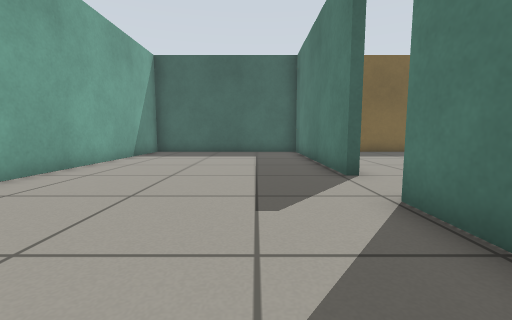
[1] (above)

21 first-person views from a walk through a Gazebo world. The camera is 0.5 m above the floor, tilts 6° down and sees 90° across. The floor is counted in squares, 0.5 m on a side. Each view is taken from the middle of a square. On the plan, view 1 faces up. The plan holds only what a view shows up to about 11 squares ahead; the rest is blank. The place goes on beyond the plan. Gazebo's built-in surfaces are drawn with simple patterns.

[2]
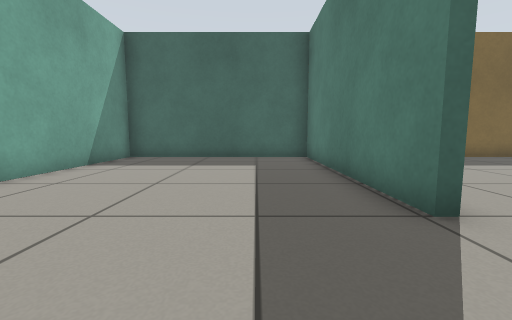

[3]
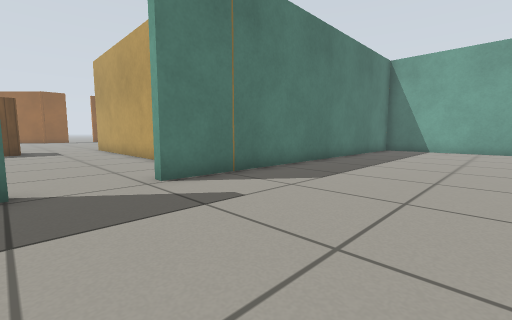

[4]
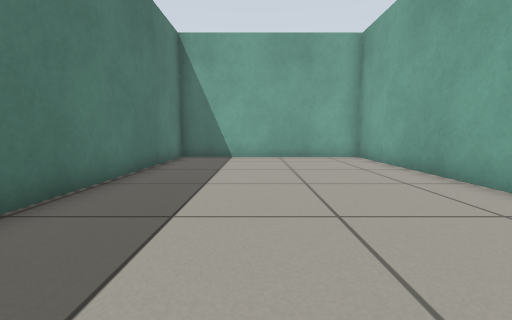

[5]
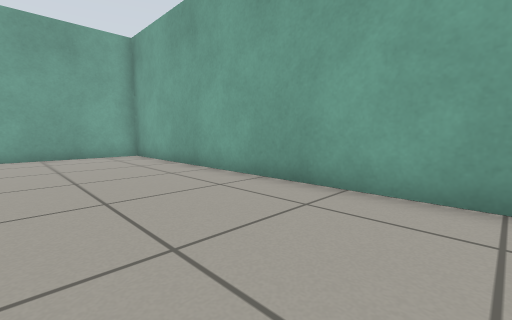

[6]
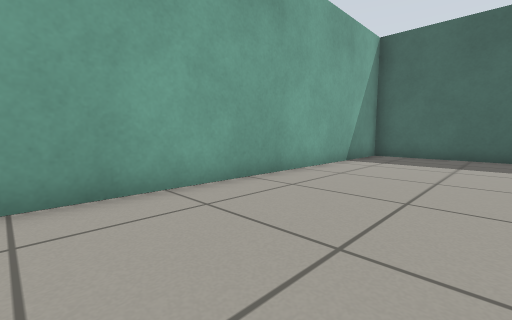

[7]
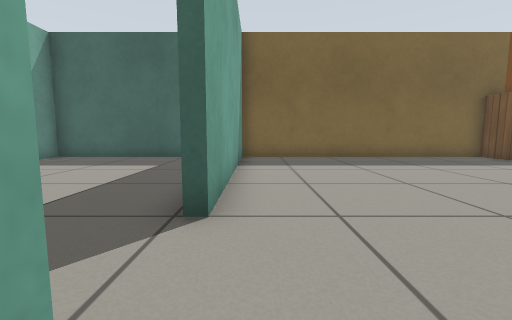

[8]
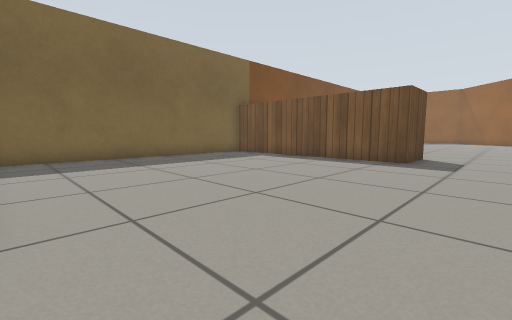

[9]
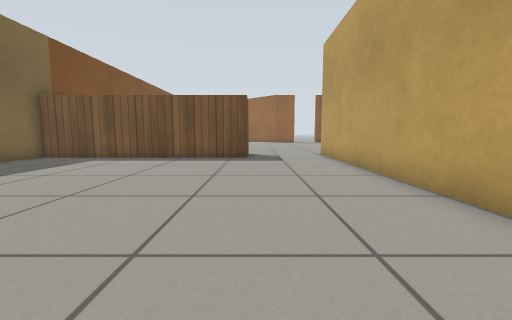

[10]
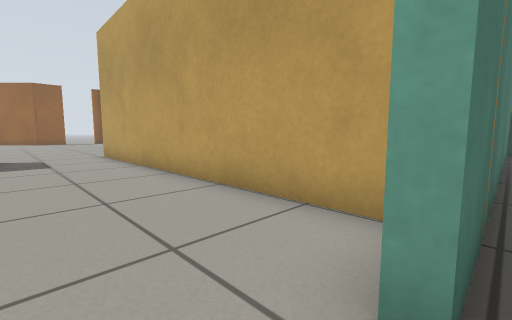

[11]
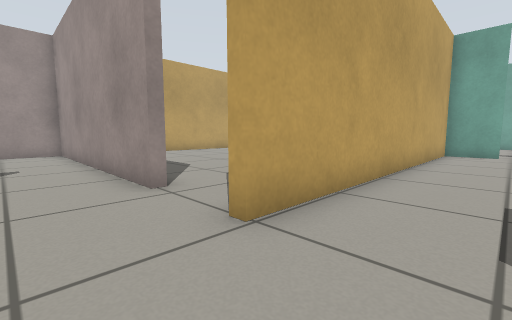

[12]
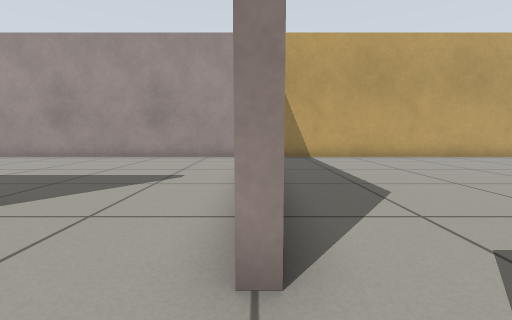

[13]
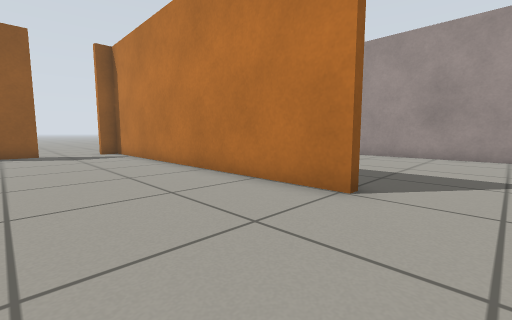

[14]
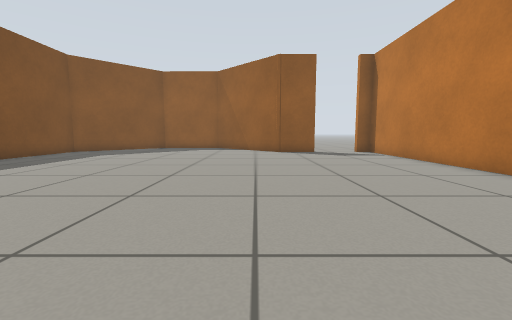

[15]
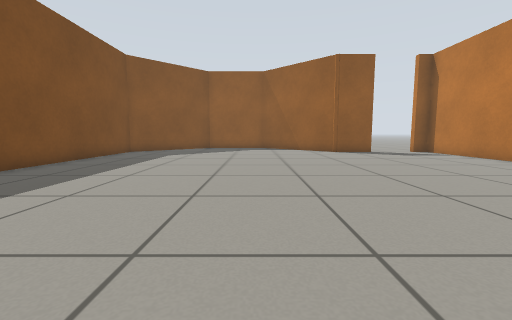

[16]
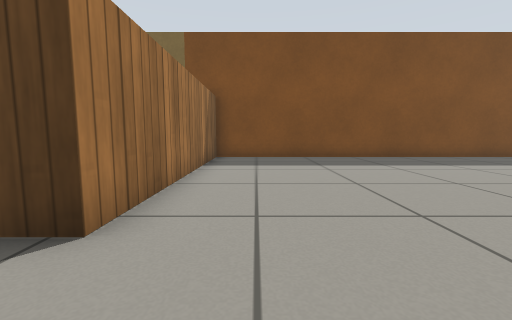

[17]
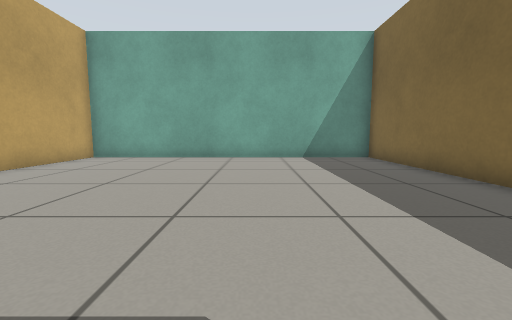

[18]
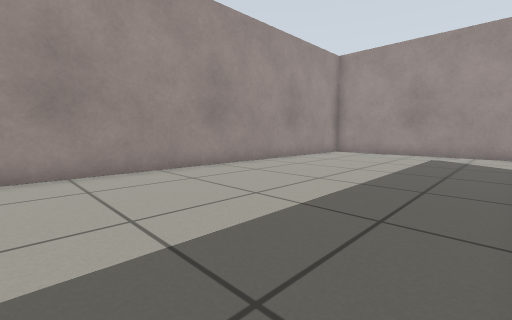

[19]
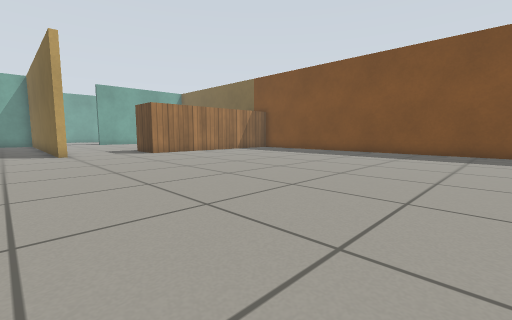

[20]
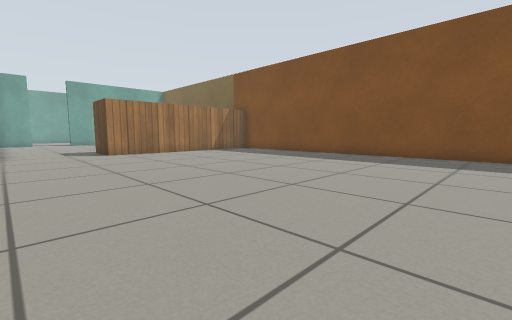

[21]
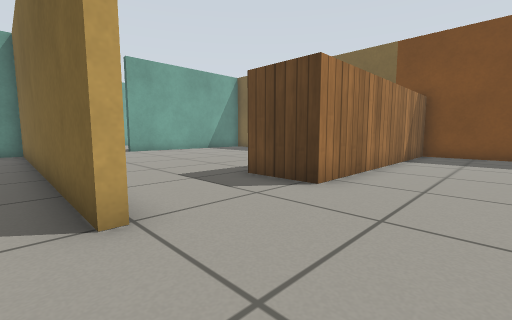

### Floor plan
Points are (right, up) in squares from view 1. A wall is a line through its corners. A room is listed if a view was taken in it or the views show most of it. See-through windows are left out.
Room 1 (views 1, 2, 3, 4, 5, 6, 9, 10)
walls: (2.1, 5.9) (2.1, 13.7) (-5.3, 13.7) (-5.3, -9.7) (2.1, -9.7) (2.1, 3.7)
ways out: opening at (2, 4.5) to room 2
Room 2 (views 7, 8)
walls: (2.4, 3.7) (2.4, 2) (14.2, 1.9); (14.4, 5.4) (12.4, 5.4) (12.4, 13.8); (12.9, 13.7) (2.4, 13.7) (2.4, 5.9)
ways out: opening at (2, 4.5) to room 1; opening at (14, 3.5) to room 3
Room 3 (views 11, 13, 14, 15, 16, 19, 20, 21)
walls: (17.7, -2) (27.5, -2); (14.1, -0.5) (14.1, -1.5); (27.4, 13.7) (12.9, 13.7); (14.4, 13.8) (14.4, 5.4)
ways out: opening at (14, 3.5) to room 2; opening at (14, 0.5) to room 4; opening at (16, -2) to room 5
Room 4 (views 12, 17)
walls: (13.8, -0.5) (14.1, -0.5); (14.2, 1.6) (2.4, 1.7) (2.4, -9.7) (12.9, -9.7)
ways out: opening at (14, 0.5) to room 3
Room 5 (view 18)
walls: (14.1, -1.5) (14.1, -9.7) (27.1, -9.7)
ways out: opening at (16, -2) to room 3

Positions as (right, up) in squares from view 1, and headings:
1: (0, 0), facing up
2: (0, 3), facing up
3: (-3, 6), facing down-right
4: (-1, 1), facing down
5: (-1, 2), facing down-left
6: (-1, 2), facing up-left
7: (3, 3), facing up
8: (3, 3), facing up-right
9: (2, 5), facing right
10: (2, 5), facing down-right
11: (16, 4), facing down-left
12: (14, 1), facing down
13: (16, 2), facing down-right
14: (16, 4), facing right
15: (16, 7), facing right
16: (16, 3), facing up
17: (13, -3), facing left
18: (27, -3), facing down-left
19: (27, 0), facing up-left
20: (27, 2), facing up-left
21: (17, 1), facing up-left
